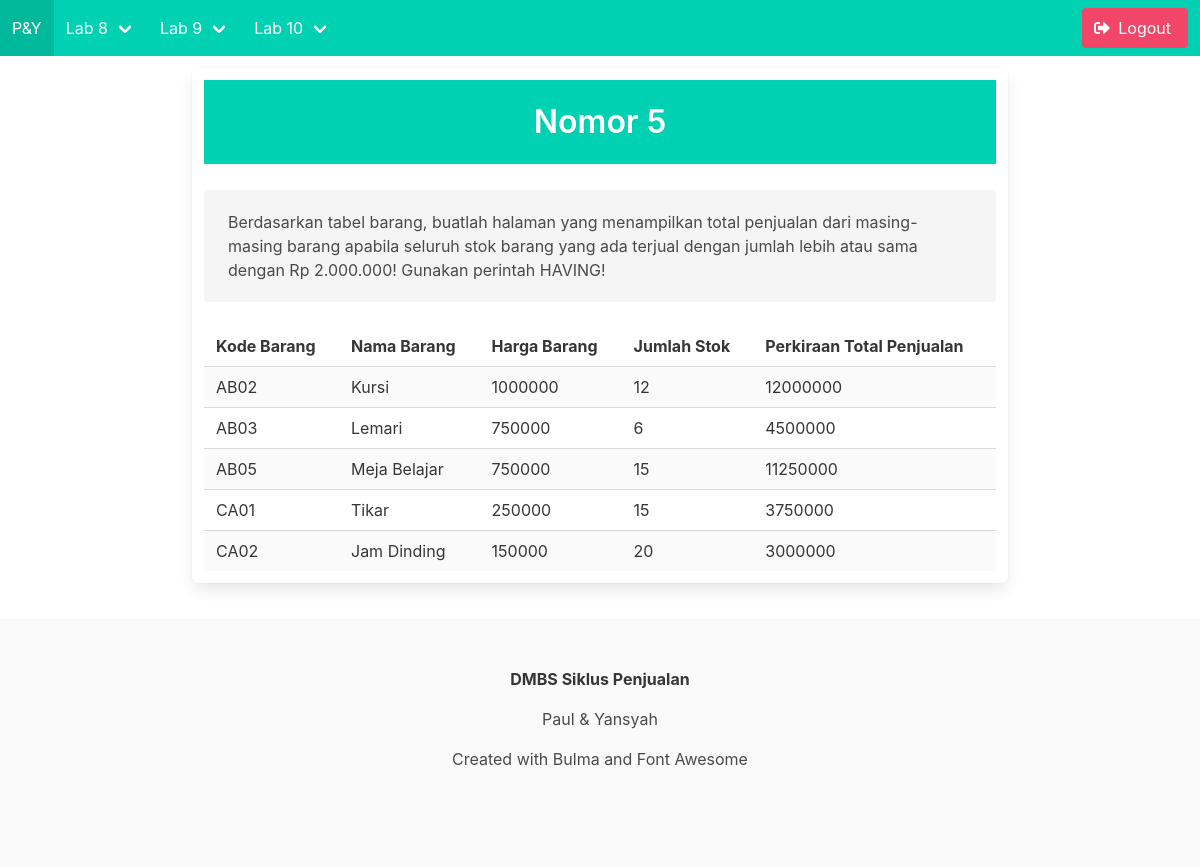
Page /menampilkan-no5.php on the committed database.
### tables this page shows
CREATE TABLE `barang` (
  `kode_barang` varchar(5) NOT NULL,
  `nama_barang` varchar(45) DEFAULT NULL,
  `harga_barang` int(11) DEFAULT NULL,
  `jumlah_stok` varchar(45) DEFAULT NULL
);

### menampilkan-no5.php (the view)
<?php
    include 'connect.php';
    $title="Nomor 5";
    include 'head.php';
?>
<div class="columns is-centered is-fullheight">
    <div class="column is-8 box">
        <div class="has-background-primary has-text-centered">
            <br>
            <h1 class="title has-text-white"><?=$title?></h1>
            <hr>
        </div>
        <div class="notification">
            Berdasarkan tabel barang, buatlah halaman yang menampilkan total penjualan dari masing-masing barang apabila seluruh stok barang yang ada terjual dengan jumlah lebih atau sama dengan Rp 2.000.000! Gunakan perintah HAVING!
        </div>
        <table class="table is-striped is-fullwidth">
            <tr>
                <th>Kode Barang</th>
                <th>Nama Barang</th>
                <th>Harga Barang</th>
                <th>Jumlah Stok</th>
                <th>Perkiraan Total Penjualan</th>
            </tr>
            <?php
                $barangData=mysqli_query($dbconnect, "SELECT *, (harga_barang*jumlah_stok) AS perkiraan_total_penjualan FROM `barang` GROUP BY kode_barang HAVING perkiraan_total_penjualan>=2000000");
                while($row=mysqli_fetch_array($barangData)){
            ?>
            <tr>
                <td><?= $row['kode_barang']?></td>
                <td><?= $row['nama_barang']?></td>
                <td><?= $row['harga_barang']?></td>
                <td><?= $row['jumlah_stok']?></td>
                <td><?= $row['perkiraan_total_penjualan']?></td>
           </tr>
           <?php }?>
        </table>
    </div>
</div>
<?php include 'footer.php'; ?>

### rows in the picture
barang: kode_barang "AB02", nama_barang "Kursi", harga_barang "1000000", jumlah_stok "12", perkiraan_total_penjualan "12000000"
barang: kode_barang "AB03", nama_barang "Lemari", harga_barang "750000", jumlah_stok "6", perkiraan_total_penjualan "4500000"
barang: kode_barang "AB05", nama_barang "Meja Belajar", harga_barang "750000", jumlah_stok "15", perkiraan_total_penjualan "11250000"
barang: kode_barang "CA01", nama_barang "Tikar", harga_barang "250000", jumlah_stok "15", perkiraan_total_penjualan "3750000"
barang: kode_barang "CA02", nama_barang "Jam Dinding", harga_barang "150000", jumlah_stok "20", perkiraan_total_penjualan "3000000"

### other values in the picture
$title "Nomor 5"
